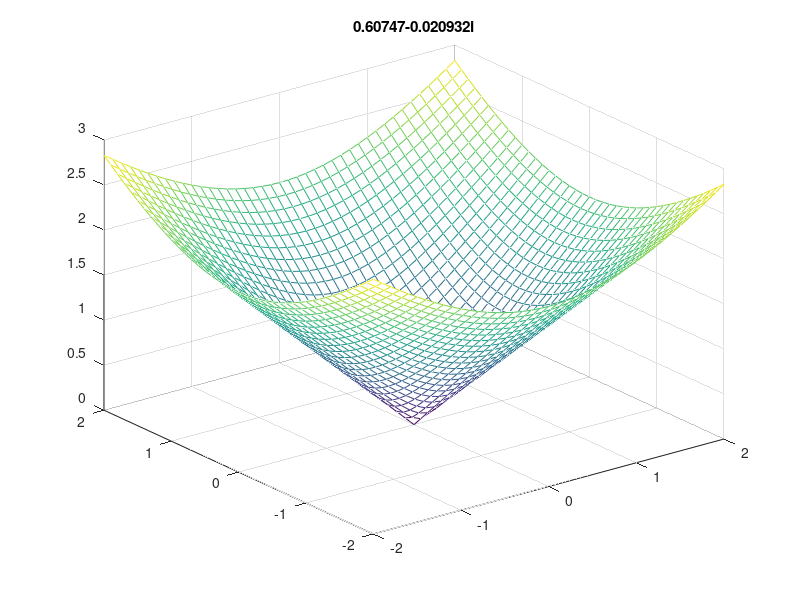

This chart was generated by the following MATLAB code:
x = [-2:0.1:2];
y = [-2:0.1:2];

[X Y] = meshgrid(x,y);
z = X+Y*j;

#plot
f=exp(z)./(z.^2+1);
mesh(X,Y,abs(z));

#title
z = 1+2*j;
f=exp(z)./(z.^2+1);
title(num2str(f));
